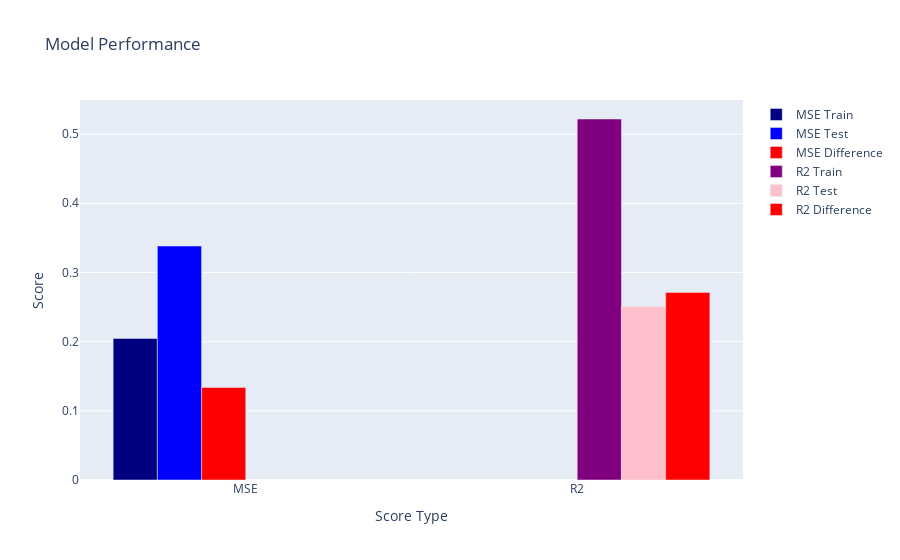

Notebook source saved alongside this figure:
### Markdown cell above
### XGBoost

### Code cell
# Create an XGBoost model

import xgboost as xgb

model = xgb.XGBRegressor(subsample= 0.8,
                         reg_lambda= 0.1,
                         reg_alpha= 0.1,
                         n_estimators=500,
                         min_child_weight=1,
                         max_depth= 4,
                         learning_rate= 0.01,
                         gamma =0.1,
                         colsample_bytree= 0.8)

# Train the model
model.fit(df_x_select, df_y)

# Get the training MSE, R2 score, Testing MSE, and R2 score
mse_train = mean_squared_error(df_y, model.predict(df_x_select))
r2_train = r2_score(df_y, model.predict(df_x_select))
mse_test = mean_squared_error(df_test_y, model.predict(df_test_x_select))
r2_test = r2_score(df_test_y, model.predict(df_test_x_select))

# Print the training MSE and R2 score
print('Training MSE: ', mse_train)
print('Training R2: ', r2_train)

# Print the testing MSE and R2 score
print('Testing MSE: ', mse_test)
print('Testing R2: ', r2_test)

# Display the scores
plot_scores(mse_train, r2_train, mse_test, r2_test)

# Save the model
pickle.dump(model, open('models/XGBoost_model.pkl', 'wb'))

### Figure 1 — Plotly figure (JSON) as saved in the notebook; plotly's stock layout.template omitted (floating-point values rounded to 4 significant figures)
{"data": [{"marker": {"color": "navy"}, "name": "MSE Train", "type": "bar", "x": ["MSE"], "y": [0.2045]}, {"marker": {"color": "blue"}, "name": "MSE Test", "type": "bar", "x": ["MSE"], "y": [0.3383]}, {"marker": {"color": "red"}, "name": "MSE Difference", "type": "bar", "x": ["MSE"], "y": [0.1338]}, {"marker": {"color": "purple"}, "name": "R2 Train", "type": "bar", "x": ["R2"], "y": [0.5218]}, {"marker": {"color": "pink"}, "name": "R2 Test", "type": "bar", "x": ["R2"], "y": [0.2506]}, {"marker": {"color": "red"}, "name": "R2 Difference", "type": "bar", "x": ["R2"], "y": [0.2712]}], "layout": {"title": {"text": "Model Performance"}, "xaxis": {"title": {"text": "Score Type"}}, "yaxis": {"title": {"text": "Score"}}}}
